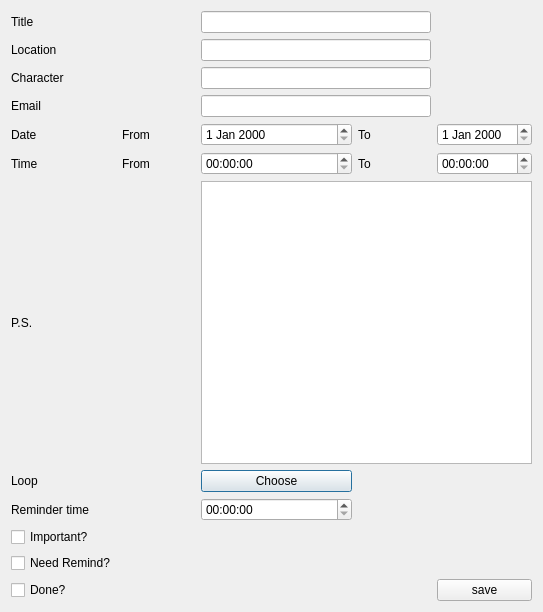
<?xml version="1.0" encoding="UTF-8"?>
<ui version="4.0">
 <class>Dialog_save</class>
 <widget class="QDialog" name="Dialog_save">
  <property name="geometry">
   <rect>
    <x>0</x>
    <y>0</y>
    <width>543</width>
    <height>612</height>
   </rect>
  </property>
  <property name="windowTitle">
   <string>Dialog</string>
  </property>
  <layout class="QGridLayout" name="gridLayout">
   <item row="11" column="0">
    <widget class="QCheckBox" name="checkBox_2">
     <property name="text">
      <string>Need Remind?</string>
     </property>
    </widget>
   </item>
   <item row="10" column="0">
    <widget class="QCheckBox" name="checkBox">
     <property name="text">
      <string>Important?</string>
     </property>
    </widget>
   </item>
   <item row="5" column="0">
    <widget class="QLabel" name="label_3">
     <property name="text">
      <string>Time</string>
     </property>
    </widget>
   </item>
   <item row="3" column="2" colspan="3">
    <widget class="QLineEdit" name="lineEdit_4"/>
   </item>
   <item row="4" column="0">
    <widget class="QLabel" name="label_6">
     <property name="text">
      <string>Date</string>
     </property>
    </widget>
   </item>
   <item row="4" column="1">
    <widget class="QLabel" name="label_4">
     <property name="text">
      <string>From</string>
     </property>
    </widget>
   </item>
   <item row="8" column="2" colspan="2">
    <widget class="QTimeEdit" name="timeEdit_3"/>
   </item>
   <item row="4" column="2" colspan="2">
    <widget class="QDateEdit" name="dateEdit"/>
   </item>
   <item row="4" column="4">
    <widget class="QLabel" name="label_5">
     <property name="text">
      <string>To</string>
     </property>
    </widget>
   </item>
   <item row="1" column="2" colspan="3">
    <widget class="QLineEdit" name="lineEdit_2"/>
   </item>
   <item row="7" column="0">
    <widget class="QLabel" name="label_11">
     <property name="text">
      <string>Loop</string>
     </property>
    </widget>
   </item>
   <item row="7" column="2" colspan="2">
    <widget class="QPushButton" name="pushButton_ChooseLoop">
     <property name="text">
      <string>Choose</string>
     </property>
    </widget>
   </item>
   <item row="8" column="0">
    <widget class="QLabel" name="label_12">
     <property name="text">
      <string>Reminder time</string>
     </property>
    </widget>
   </item>
   <item row="0" column="0">
    <widget class="QLabel" name="label">
     <property name="text">
      <string>Title</string>
     </property>
    </widget>
   </item>
   <item row="2" column="0">
    <widget class="QLabel" name="label_9">
     <property name="text">
      <string>Character</string>
     </property>
    </widget>
   </item>
   <item row="4" column="5">
    <widget class="QDateEdit" name="dateEdit_2"/>
   </item>
   <item row="5" column="4">
    <widget class="QLabel" name="label_8">
     <property name="text">
      <string>To</string>
     </property>
    </widget>
   </item>
   <item row="5" column="5">
    <widget class="QTimeEdit" name="timeEdit_2"/>
   </item>
   <item row="6" column="0">
    <widget class="QLabel" name="label_10">
     <property name="text">
      <string>P.S.</string>
     </property>
    </widget>
   </item>
   <item row="6" column="2" colspan="4">
    <widget class="QTextEdit" name="textEdit"/>
   </item>
   <item row="5" column="1">
    <widget class="QLabel" name="label_7">
     <property name="text">
      <string>From</string>
     </property>
    </widget>
   </item>
   <item row="5" column="2" colspan="2">
    <widget class="QTimeEdit" name="timeEdit"/>
   </item>
   <item row="2" column="2" colspan="3">
    <widget class="QLineEdit" name="lineEdit_3"/>
   </item>
   <item row="3" column="0">
    <widget class="QLabel" name="label_13">
     <property name="text">
      <string>Email</string>
     </property>
    </widget>
   </item>
   <item row="1" column="0">
    <widget class="QLabel" name="label_2">
     <property name="text">
      <string>Location</string>
     </property>
    </widget>
   </item>
   <item row="0" column="2" colspan="3">
    <widget class="QLineEdit" name="lineEdit">
     <property name="text">
      <string/>
     </property>
    </widget>
   </item>
   <item row="12" column="0">
    <widget class="QCheckBox" name="checkBox_3">
     <property name="text">
      <string>Done?</string>
     </property>
    </widget>
   </item>
   <item row="12" column="5">
    <widget class="QPushButton" name="pushButton">
     <property name="text">
      <string>save</string>
     </property>
    </widget>
   </item>
  </layout>
 </widget>
 <resources/>
 <connections/>
</ui>
